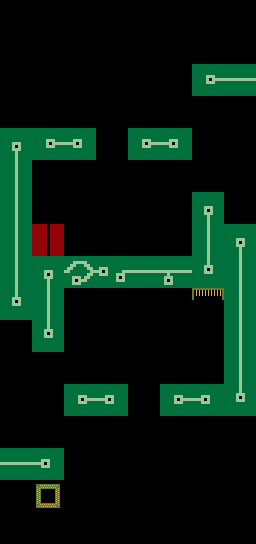

Below is a game level as drawn by its tile map, then a one-line description and the .tmx that defines it (tile-layer data replaced by summaries):
An orthogonal 8x17 tile map with 32x32 px tiles, 5 tile layers (floor, exit, playerspawn, levelnumber, ...), 2 tilesets.

<map version="1.0" orientation="orthogonal" width="8" height="17" tilewidth="32" tileheight="32">
 <tileset firstgid="1" name="map" tilewidth="32" tileheight="32">
  <image source="../tilesets/tileset.png" width="160" height="160" />
 </tileset>
 <tileset firstgid="26" name="numbers" tilewidth="32" tileheight="32">
  <image source="../fontsets/numbers.png" width="320" height="32" />
 </tileset>
 <layer name="floor" width="8" height="17">
  <properties>
   <property name="solid" value="true" />
  </properties>
  <data>[136 cells, 34 non-empty, 9 distinct tile ids]</data>
 </layer>
 <layer name="exit" width="8" height="17">
  <data>[136 cells, 1 non-empty, 1 distinct tile ids]</data>
 </layer>
 <layer name="playerspawn" width="8" height="17">
  <data>[136 cells, 1 non-empty, 1 distinct tile ids]</data>
 </layer>
 <layer name="levelnumber" width="8" height="17">
  <data>[136 cells, 5 non-empty, 2 distinct tile ids]</data>
 </layer>
 <layer name="key" width="8" height="17">
  <data>[136 cells, 1 non-empty, 1 distinct tile ids]</data>
 </layer>
</map>
